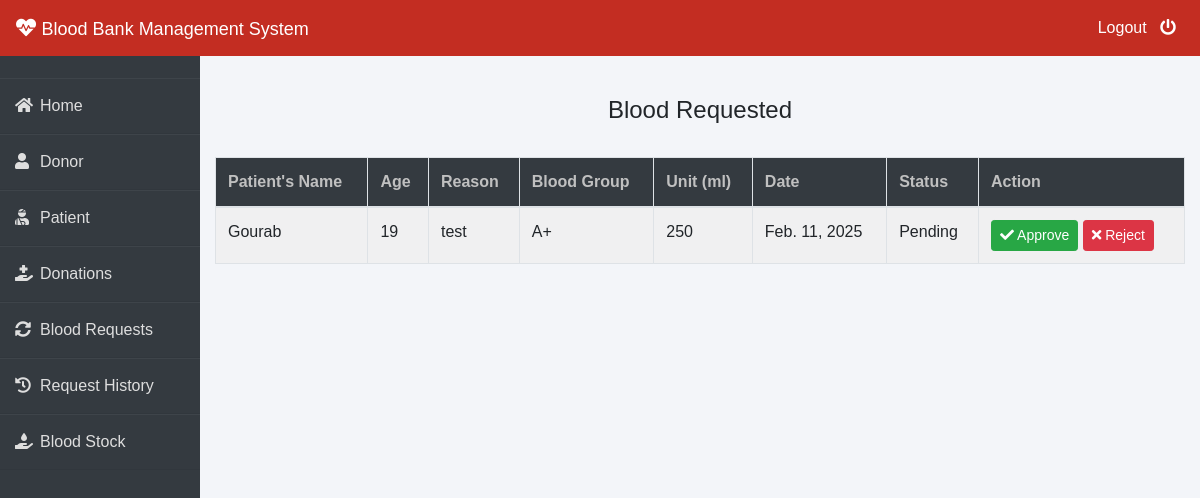
Before: /admin-request (signed in) with the older database file.
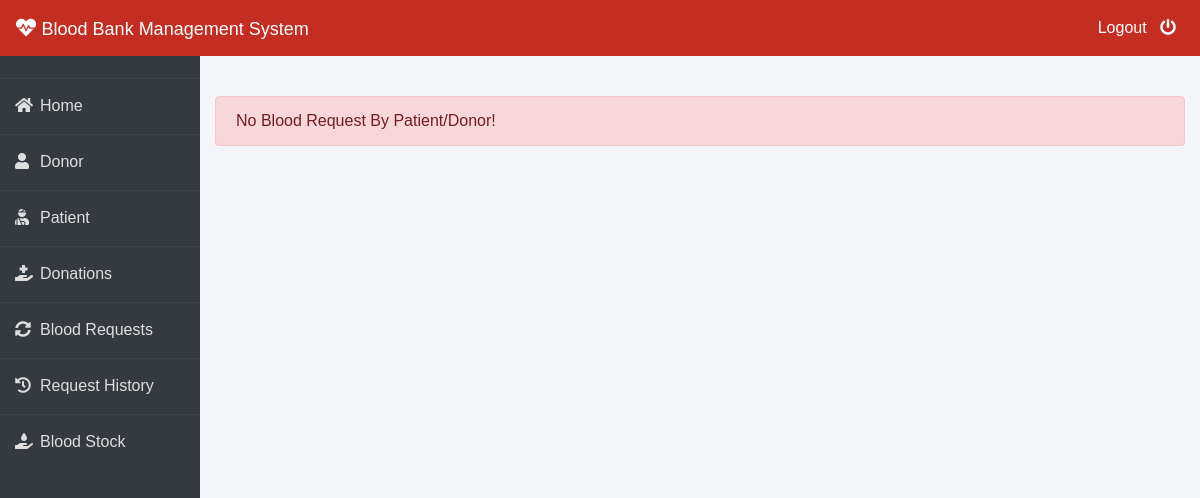
After: the same page with the newer database file.
### blood/models.py (models this page shows, shortened)
class BloodRequest(models.Model):
    request_by_patient=models.ForeignKey(pmodels.Patient,null=True,on_delete=models.CASCADE)
    request_by_donor=models.ForeignKey(dmodels.Donor,null=True,on_delete=models.CASCADE)
    patient_name=models.CharField(max_length=30)
    patient_age=models.PositiveIntegerField()
    reason=models.CharField(max_length=500)
    bloodgroup=models.CharField(max_length=10)
    unit=models.PositiveIntegerField(default=0)
    status=models.CharField(max_length=20,default="Pending")
    date=models.DateField(auto_now=True)

### blood/views.py (the view)
# urls.py: path('admin-request', views.admin_request_view,name='admin-request'),
@login_required(login_url='adminlogin')
def admin_request_view(request):
    requests=models.BloodRequest.objects.all().filter(status='Pending')
    return render(request,'blood/admin_request.html',{'requests':requests})

### templates/blood/admin_request.html (shortened to what this page needs)
{% extends 'blood/adminbase.html' %}
{% block content %}
{% load widget_tweaks %}
{%load static%}
<br><br>
<div class="container">
    {% if requests %}
    <H4 class="text-center">Blood Requested</H4><br>
    <table class="table table-light table-hover table-bordered table-striped">
        <thead class="bg-dark">
            <tr>
                <th scope="col" style="color: rgb(192, 192, 192);">Patient's Name</th>
                <th scope="col" style="color: rgb(192, 192, 192);">Age</th>
                <th scope="col" style="color: rgb(192, 192, 192);">Reason</th>
                <th scope="col" style="color: rgb(192, 192, 192);">Blood Group</th>
                <th scope="col" style="color: rgb(192, 192, 192);">Unit (ml)</th>
                <th scope="col" style="color: rgb(192, 192, 192);">Date</th>
                <th scope="col" style="color: rgb(192, 192, 192);">Status</th>
                <th style="color: rgb(192, 192, 192);">Action</th>
            </tr>
        </thead>
        <tbody>
            {% for t in requests %}
            <tr>
                <td> {{t.patient_name}}</td>
                <td>{{t.patient_age}}</td>
                <td>{{t.reason}}</td>
                <td>{{t.bloodgroup}}</td>
                <td>{{t.unit}}</td>
                <td>{{t.date}}</td>
                <td>{{t.status}}</td>
                <td>
                    <button class="btn btn-success btn-sm"><a  style="text-decoration: none;color: white;" href="{% url 'update-approve-status' t.id  %}"><i class="fa fa-check"></i> Approve</a> </button>
                    <button class="btn btn-danger btn-sm"><a  style="text-decoration: none;color: white;" href="{% url 'update-reject-status' t.id  %}"><i class="fa fa-times"></i> Reject</a> </button>
                </td>
            </tr>
            {% endfor %}
        </tbody>
    </table>
{% else %}
<div class="alert alert-danger" role="alert">
    No Blood Request By Patient/Donor!
  </div>
{% endif %}
</div>
{% endblock content %}

Changed rows visible on the page:
no longer on this page (row edited): BloodRequest: patient_name "Gourab", patient_age "19", reason "test", bloodgroup "A+", unit "250", date "Feb. 11, 2025", status "Pending"
Other visible differences:
text no longer shown: "Blood Requested Patient's Name Age Reason Blood Group Unit (ml) Date Status Action"
text now shown: "No Blood Request By Patient/Donor!"
